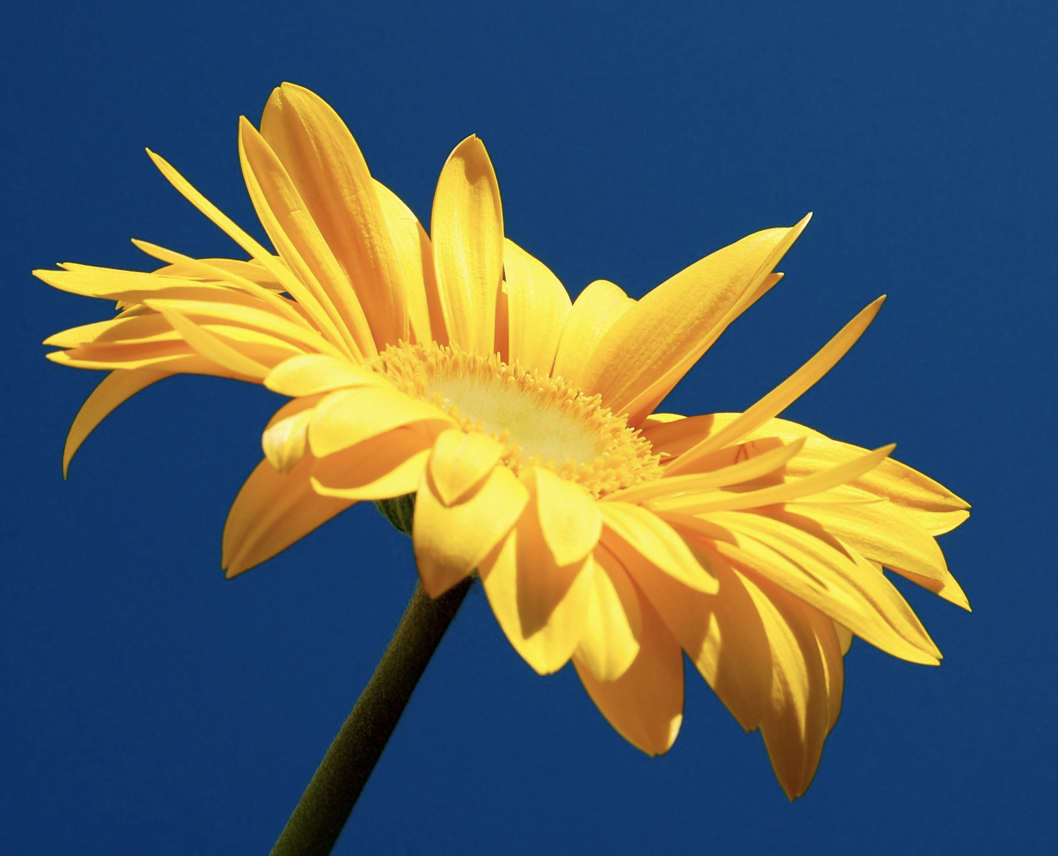
#> input picture images/amarilla.png, 1058 x 856 px, found by its file name
$ python horizontal.py
#> lines starting #> are read from the running program, lines starting #| are printed output that depends on the picture
import cv2
import numpy as np
import random
import matplotlib.pyplot as plt

def colorear_franjas(imagen):
    img = cv2.imread(imagen)
#> img is the input picture: shape (856, 1058, 3); mean B, G, R 94.7, 96.5, 84.2
    alto, ancho, _ = img.shape
#> alto = 856; ancho = 1058
    nueva_img = np.zeros_like(img)

    for y in range(0, alto, 30):
        color = (random.randint(0, 255), random.randint(0, 255), random.randint(0, 255))
        for dy in range(min(10, alto - y)):
            nueva_img[y + dy:y + dy + 1, :] = color
        for dy in range(min(20, alto - (y + 10))):
            nueva_img[y + 10 + dy:y + 10 + dy + 1, :] = img[y + 10 + dy:y + 10 + dy + 1, :]
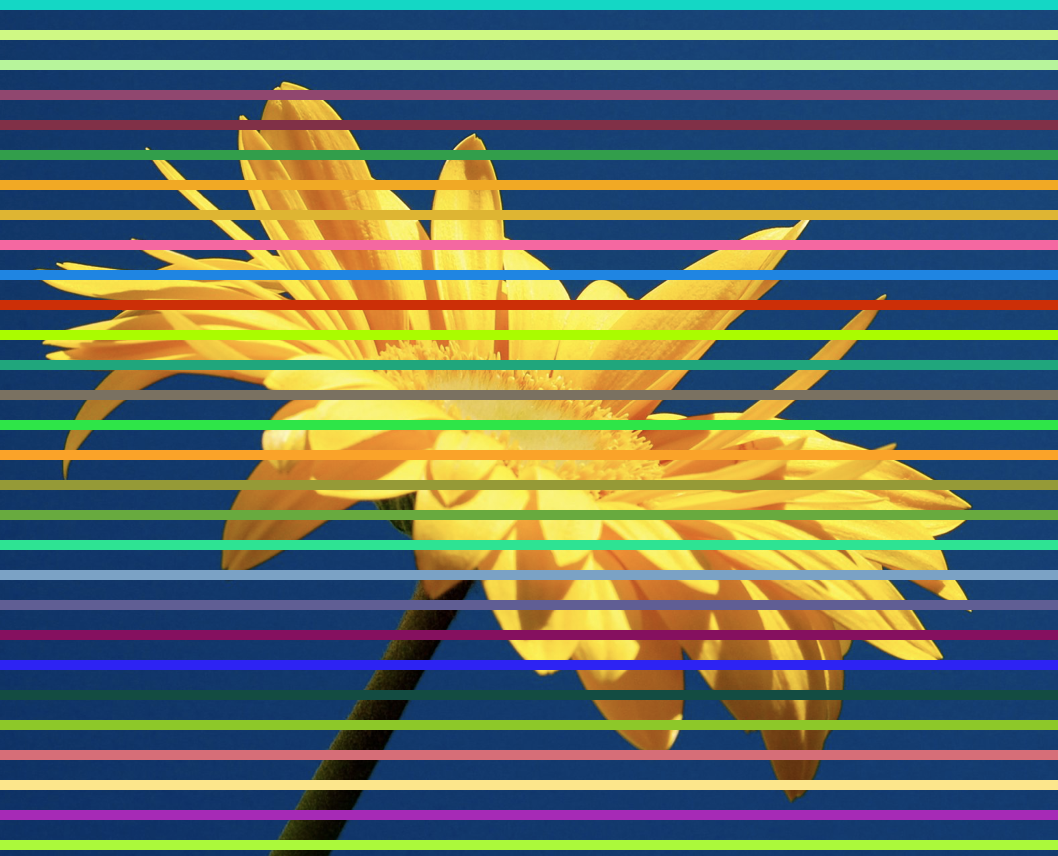
#> nueva_img: shape (856, 1058, 3); mean B, G, R 98.9, 114.1, 102

    fig, axes = plt.subplots(1, 2, figsize=(10, 5))  # Creamos una figura con dos subtramas
    axes[0].imshow(cv2.cvtColor(img, cv2.COLOR_BGR2RGB))  # Mostramos la imagen original en la primera subtrama
    axes[0].set_title('Imagen original')
    axes[0].axis('off')  # Desactivamos los ejes
    axes[1].imshow(cv2.cvtColor(nueva_img, cv2.COLOR_BGR2RGB))  # Mostramos la imagen coloreada en la segunda subtrama
    axes[1].set_title('Imagen coloreada')
    axes[1].axis('off')  # Desactivamos los ejes
    plt.tight_layout()  # Ajustamos automáticamente el diseño de las subtramas
    plt.show()
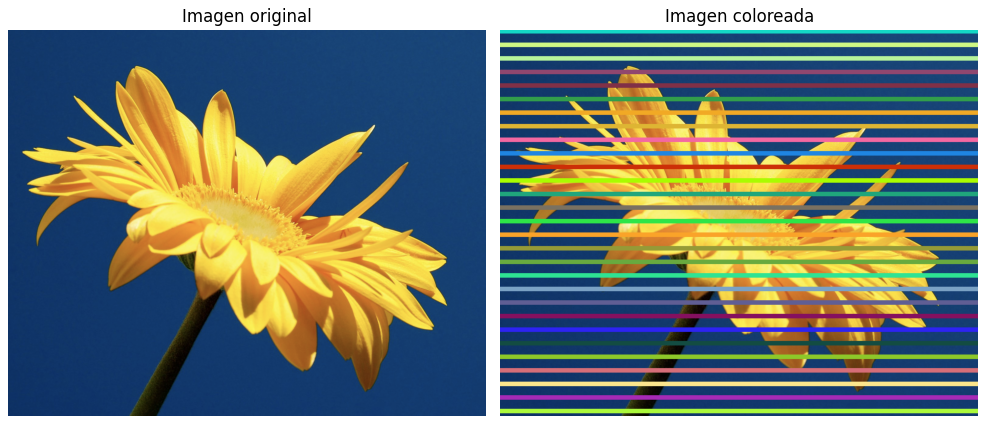
#> figure drawn by matplotlib, 2 panels

if __name__ == "__main__":
    imagen = 'C:/Users/Hp245-User/Desktop/openCV/images/amarilla.png'
    colorear_franjas(imagen)
